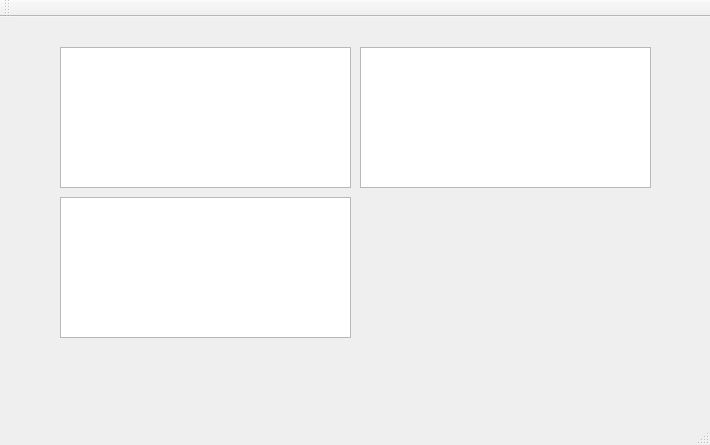
<?xml version="1.0" encoding="UTF-8"?>
<ui version="4.0">
 <class>MainWindow</class>
 <widget class="QMainWindow" name="MainWindow">
  <property name="geometry">
   <rect>
    <x>0</x>
    <y>0</y>
    <width>710</width>
    <height>445</height>
   </rect>
  </property>
  <property name="windowTitle">
   <string>MainWindow</string>
  </property>
  <widget class="QWidget" name="centralWidget">
   <widget class="QTableView" name="sqlTableview">
    <property name="geometry">
     <rect>
      <x>60</x>
      <y>30</y>
      <width>291</width>
      <height>141</height>
     </rect>
    </property>
   </widget>
   <widget class="QTableView" name="sqlTableview_2">
    <property name="geometry">
     <rect>
      <x>60</x>
      <y>180</y>
      <width>291</width>
      <height>141</height>
     </rect>
    </property>
   </widget>
   <widget class="QTableView" name="sqlTableview_3">
    <property name="geometry">
     <rect>
      <x>360</x>
      <y>30</y>
      <width>291</width>
      <height>141</height>
     </rect>
    </property>
   </widget>
  </widget>
  <widget class="QMenuBar" name="menuBar">
   <property name="geometry">
    <rect>
     <x>0</x>
     <y>0</y>
     <width>710</width>
     <height>20</height>
    </rect>
   </property>
  </widget>
  <widget class="QToolBar" name="mainToolBar">
   <attribute name="toolBarArea">
    <enum>TopToolBarArea</enum>
   </attribute>
   <attribute name="toolBarBreak">
    <bool>false</bool>
   </attribute>
  </widget>
  <widget class="QStatusBar" name="statusBar"/>
 </widget>
 <layoutdefault spacing="6" margin="11"/>
 <resources/>
 <connections/>
</ui>
